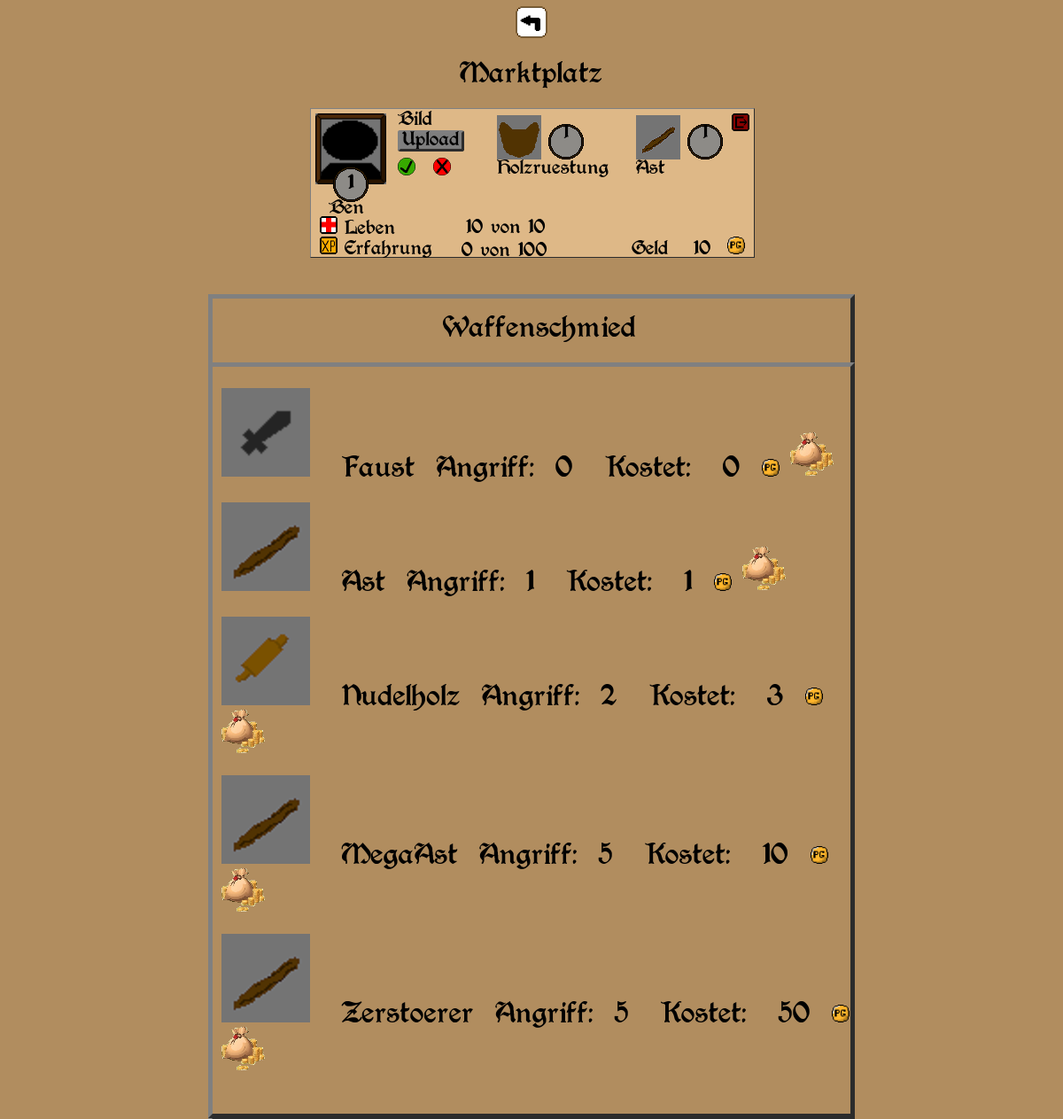
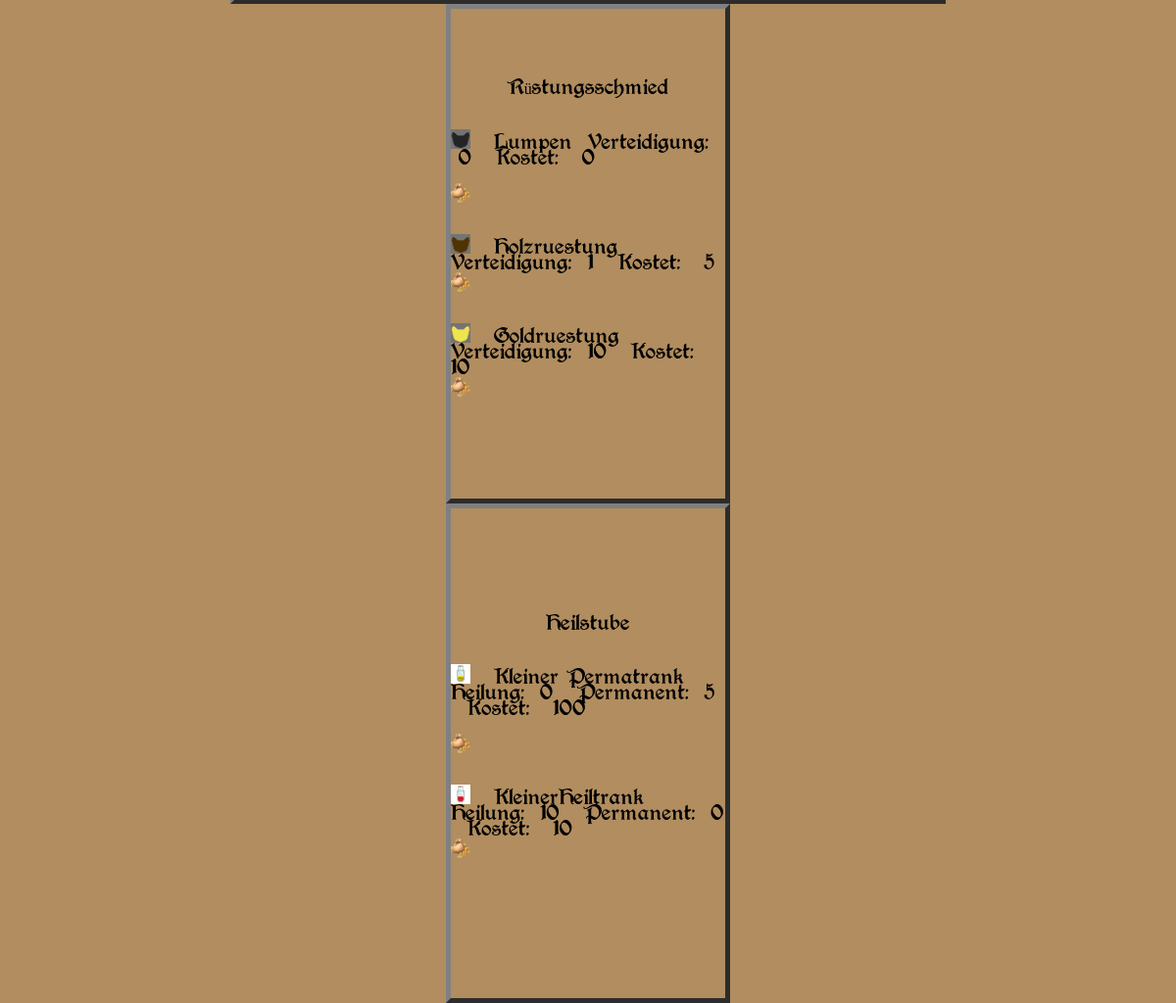
The page /marktplatz.php (signed in) on the database its author committed (2 pictures, top to bottom).
### tables this page shows
CREATE TABLE `spieler` (
  `spielername` varchar(30) NOT NULL,
  `lvl` int(11) NOT NULL,
  `erfahrung` int(11) NOT NULL,
  `geld` int(11) NOT NULL,
  `leben` int(11) NOT NULL,
  `maxleben` int(11) NOT NULL,
  `angriff` int(11) NOT NULL,
  `waffenid` int(11) DEFAULT NULL,
  `ruestungsid` int(11) DEFAULT NULL,
  `spielerbildpfad` text,
  `rechte` text,
  `gesperrt` int(1) NOT NULL
);

CREATE TABLE `ruestung` (
  `ruestungsid` int(11) NOT NULL,
  `ruestungsname` text NOT NULL,
  `ruestungswert` int(11) NOT NULL,
  `geldwert` int(11) NOT NULL,
  `ruestungsbildpfad` text NOT NULL
);

CREATE TABLE `waffen` (
  `waffenid` int(11) NOT NULL,
  `waffenname` text NOT NULL,
  `waffenwert` int(11) NOT NULL,
  `geldwert` int(11) NOT NULL,
  `waffenbildpfad` text NOT NULL
);

CREATE TABLE `traenke` (
  `trankid` int(11) NOT NULL,
  `trankname` text NOT NULL,
  `trankwert` int(11) NOT NULL,
  `trankwertpermanent` int(11) NOT NULL,
  `geldwert` int(11) NOT NULL,
  `trankbildpfad` text NOT NULL
);

### funktionen.php (the view, shortened to what this page needs)
<?php
$newClass = new DBAktionen();
class DBAktionen
{
	function SpielerLesen($connection, $var, $player)
	{
		$select = $connection->prepare("SELECT " . $var . " FROM spieler WHERE spielername = ?");
		$select->bind_param("s", $player);
		$select->execute();
		$result = $select->get_result();
		$row = $result->fetch_assoc();
		return $row["" . $var . ""];
	}
	function SpielerWaffenStatsLesen($connection, $feld, $id)
	{
		$select = $connection->prepare("SELECT " . $feld . " FROM waffen WHERE waffenid = ?");
		$select->bind_param("i", $id);
		$select->execute();
		$result = $select->get_result();
		$row = $result->fetch_assoc();
		return $row["" . $feld . ""];
	}
	function SpielerRuestungsStatsLesen($connection, $feld, $id)
	{
		$select = $connection->prepare("SELECT " . $feld . " FROM ruestung WHERE ruestungsid = ?");
		$select->bind_param("i", $id);
		$select->execute();
		$result = $select->get_result();
		$row = $result->fetch_assoc();
		return $row["" . $feld . ""];
	}
	function MAXErfahrung($connection, $player)
	{
		$select = $connection->prepare("SELECT lvl FROM spieler WHERE spielername = ?");
		$select->bind_param("s", $player);
		$select->execute();
		$result = $select->get_result();
		$row = $result->fetch_assoc();
		echo (($row["lvl"]) * 100);
	}
	function BildLesen($connection, $field, $tabellen, $id, $spielername)
	{
		$select = $connection->prepare("SELECT " . $field . " FROM spieler," . $tabellen . "
		WHERE spielername = ?
		AND spieler." . $id . " = " . $tabellen . "." . $id . "");
		$select->bind_param("s", $spielername);
		$select->execute();
		$result = $select->get_result();
		if ($result->num_rows == 1) {
			$row = $result->fetch_assoc();
			$idtemp = $row['' . $field . ''];
			echo $idtemp;
		}
	}
	function AlleWaffenLesen($connection)
	{
		$select = $connection->prepare("SELECT waffenbildpfad, waffenid, waffenname, waffenwert, geldwert FROM waffen");
		$select->execute();
		$result = $select->get_result();
		while ($row = $result->fetch_array()) {
			echo ("<img src=" . ($row['waffenbildpfad']) . "" . " width=\"100\" height=\"100\"> &nbsp
			" . $row['waffenname'] . "&nbsp Angriff: &nbsp" . $row['waffenwert'] . "
			 &nbsp Kostet: &nbsp " . $row['geldwert'] . " &nbsp<img src=\"Bilder/Geld.png\" width=\"20\" height=\"20\"
			 <form action=\"marktplatz.php\" method=\"POST\">
			 <input type=\"hidden\" name=\"waffenid\" value=\"" . $row['waffenid'] . "\" />
			 <input type=\"image\" src=\"/Bilder/Geldsack.png\" width=\"50\" height=\"50\">
			 </form><br><br>");
		}
	}
	function AlleRüstungenLesen($connection)
	{
		$select = $connection->prepare("SELECT ruestungsbildpfad, ruestungsid, ruestungsname, ruestungswert, geldwert FROM ruestung");
		$select->execute();
		$result = $select->get_result();
		while ($row = $result->fetch_array()) {
			echo ("<img src=" . ($row['ruestungsbildpfad']) . "> &nbsp
			" . $row['ruestungsname'] . "&nbsp Verteidigung: &nbsp" . $row['ruestungswert'] . "
			 &nbsp Kostet: &nbsp " . $row['geldwert'] . "&nbsp
			 <form action=\"marktplatz.php\" method=\"POST\">
			 <input type=\"hidden\" name=\"ruestungsid\" value=\"" . $row['ruestungsid'] . "\" />
			 <input type=\"image\" src=\"/Bilder/Geldsack.png\" width=\"20\" height=\"20\">
			 </form><br>");
		}
	}
	function AlleTraenkeLesen($connection)
	{
		$select = $connection->prepare("SELECT trankbildpfad, trankid, trankname, trankwert,trankwertpermanent, geldwert FROM traenke");
		$select->execute();
		$result = $select->get_result();
		while ($row = $result->fetch_array()) {
			echo ("<img src=" . ($row['trankbildpfad']) . "> &nbsp
			" . $row['trankname'] . "&nbsp Heilung: &nbsp" . $row['trankwert'] . "
			 &nbsp Permanent: &nbsp" . $row['trankwertpermanent'] . "
			 &nbsp Kostet: &nbsp " . $row['geldwert'] . "&nbsp
			 <form action=\"marktplatz.php\" method=\"POST\">
			 <input type=\"hidden\" name=\"trankid\" value=\"" . $row['trankid'] . "\" />
			 <input type=\"image\" src=\"/Bilder/Geldsack.png\" width=\"20\" height=\"20\">
			 </form><br>");
		}
	}
}

### marktplatz.php (shortened to what this page needs)
<?php
include("funktionen.php");
?>
<html>
<head>
    <link rel="stylesheet" type="text/css" href="rpgstyle.css" />
</head>
<div class="Zurückbutton">
    <a href="/rpg.php"><img src="Bilder/Zurückbutton.png" /></a>
</div>
<div class="Überschrift">
    <p>Marktplatz</p>
</div>
<div class="NavigationMarktplatz">
    <div class="SpielerInfoContainer">
        <div class="Avatarbild">
            <img class="Spielerbildrahmen" src="/Bilder/Rahmen.png" />
            <img id="LvLPlakette" class="Plakette" src="/Bilder/LvL_Plakette.png" />
            <div class="LvL">
                <p><?php echo $newClass->SpielerLesen($connection, "lvl", $_SESSION["Spieler"]) ?></p>
            </div>
            <div class="Bildupload">
                <form id="inputform" action="./funktionen.php" method="POST" enctype="multipart/form-data">
                    <label>Bild</label><br>
                    <label for="bild-hochladen" class="Angepasster-Input">Upload</label><br>
                    <input id="subbtn" class="Avatarbutton" type="image" src="/Bilder/Haken.png" />
                    <button type="reset" style="border: 0; background: transparent">
                        <img class="Avatarbutton" src="/Bilder/X.png" />
                    </button>
                </form>
            </div>
        </div>
        <div class="Ausruestung">
            <div class="RuestungContainer">
                <img class="Ruestungsbild" src="<?php $newClass->BildLesen($connection, "ruestungsbildpfad", "ruestung", "ruestungsid", $_SESSION["Spieler"]); ?>" width="50" height="50">
                <img id="RuestungsPlakette" class="Plakette" src="/Bilder/LvL_Plakette.png" />
                <div class="ruestungswert">
                    <p><?php echo $newClass->SpielerRuestungsStatsLesen($connection, "ruestungswert", $newClass->SpielerLesen($connection, "ruestungsid", $_SESSION["Spieler"])) ?></p>
                </div>
                <div class="Ruestungsname"><?php $newClass->BildLesen($connection, "ruestungsname", "ruestung", "ruestungsid", $_SESSION["Spieler"]); ?></div>
            </div>
            <div class="WaffenCont">
                <img class="Waffenbild" src="<?php $newClass->BildLesen($connection, "waffenbildpfad", "waffen", "waffenid", $_SESSION["Spieler"]); ?>" width="50" height="50">
                <img id="RuestungsPlakette" class="Plakette" src="/Bilder/LvL_Plakette.png" />
                <div class="waffenwert">
                    <p><?php echo $newClass->SpielerWaffenStatsLesen($connection, "waffenwert", $newClass->SpielerLesen($connection, "waffenid", $_SESSION["Spieler"])) ?></p>
                </div>
                <div class="Waffenname"><?php $newClass->BildLesen($connection, "waffenname", "waffen", "waffenid", $_SESSION["Spieler"]); ?></div>
            </div>
        </div>
        <div class="Stats">
            <p id="spielername"><?php echo $_SESSION["Spieler"]; ?></p><br>
            <img src="Bilder/Leben.png">
            <label>Leben</label>
            <p id="leben"><?php echo $newClass->SpielerLesen($connection, "leben", $_SESSION["Spieler"]) ?>&nbspvon&nbsp<?php echo $newClass->SpielerLesen($connection, "maxleben", $_SESSION["Spieler"]) ?> </p><br>
            <img src="Bilder/XP.png">
            <label>Erfahrung</label>
            <p id="erfahrung"><?php echo $newClass->SpielerLesen($connection, "erfahrung", $_SESSION["Spieler"]) ?>&nbspvon&nbsp<?php $newClass->MAXErfahrung($connection, $_SESSION["Spieler"]) ?></p>
            <div id="geldcontainer">
                <label>Geld</label>
                <p id="geld"><?php echo $newClass->SpielerLesen($connection, "geld", $_SESSION["Spieler"]) ?></p>
                <img src="Bilder/Geld.png">
            </div>
            <div class="form">
                <form action="/rpglogin.php" method="POST">
                    <input type="image" src="/Bilder/Ausloggen.png" name="action" value="Ausloggen" />
                </form>
            </div>
        </div>
    </div>
</div>
<div class="WaffenContainer">
    <p class="Überschrift">Waffenschmied</p>
    <div class="Waffenliste">
        <p><?php $newClass->AlleWaffenLesen($connection) ?></p>
    </div>
</div>
<div class="RuestungsContainer">
    <p>Rüstungsschmied</p>
    <div class="Ruestungsliste">
        <p><?php $newClass->AlleRüstungenLesen($connection) ?></p>
    </div>
</div>
<div class="HeilstubeContainer">
    <p>Heilstube</p>
    <div class="Heiltrankliste">
        <p><?php $newClass->AlleTraenkeLesen($connection) ?></p>
    </div>
</div>
</html>

### rpgstyle.css (style rules this page uses)
.SpielerInfoContainer { width: 100%; height:auto; margin-left:0; margin-right:auto; display:flex; position: relative; flex-direction:column; border: 1px outset grey; background-color: burlywood; }
.Avatarbild { width:200px; height:auto; margin-top: 1%; margin-left:1%; position: relative; background-color: burlywood; }
.LvL { width:40px; height:40px; display: flex; bottom:-20px; left:20px; position: absolute; z-index:3; justify-content: center; vertical-align: auto; align-items: center; }
.LvL p { font-weight: bold; }
.Spielerbildrahmen { widows: 80px; height:80px; position: absolute; z-index:1; }
#LvLPlakette { position: absolute; bottom:-20px; left:20px; }
.Plakette { width:40px; height:40px; z-index:2; }
.Bildupload { top:0; left:90px; position: absolute; }
.Bildupload label { color:rgb(0, 0, 0); margin:3px; }
.Angepasster-Input { border: 1px solid #ccc; display: inline-block; padding: 1px 2px; cursor: pointer; background-color: rgb(126, 126, 126); color:rgb(0, 0, 0); border: 3px outset grey; border-radius: 3px; margin:3px; }
.Avatarbutton { width: 20px; height: 20px; margin:3px; }
.Ausruestung { width: 300px; height: 80px; top:0%; right:0%; margin-right: 1%; margin-top: 1%; position: absolute; }
.RuestungContainer { top:3%; left:5%; position: absolute; }
.ruestungswert { width:40px; height:40px; display: flex; bottom:28px; left:58px; position: absolute; z-index:3; justify-content: center; vertical-align: auto; align-items: center; }
.WaffenCont { top:3%; right:10%; position: absolute; }
.waffenwert { width:40px; height:40px; display: flex; bottom:28px; left:58px; position: absolute; z-index:3; justify-content: center; vertical-align: auto; align-items: center; }
.Stats { width: 100%; height:auto; margin-top: 20px; }
.Stats p { display: inline; margin-left: 20px; }
.Stats img { width:20px; height:20px; margin-left:10px; }
#geldcontainer { right:10; bottom: 0; position: absolute; }
#leben { left:155px; bottom: 8px; position: absolute; }
#erfahrung { left:150px; bottom: -18px; position: absolute; }
.form { width: 20px; height:20px; top: 5px; right:5px; position: absolute; }
.form input { width: 20px; height: 20px; }
.NavigationMarktplatz { min-width: 500px; max-width: 500px; height: 200px; margin-left:auto; margin-right: auto; margin-top: 10px; margin-bottom: 10px; }
.Überschrift { width:200px; height:auto; margin-left:auto; margin-right:auto; font-size: 24px; text-align: center; }
.WaffenContainer { width: 60%; height: auto; margin-top:10px; margin-left:auto; margin-right:auto; display:flex; align-items:center; justify-content:center; flex-direction:column; border: 5px outset grey; }
.Waffenliste { width: 100%; height: 50%; border: 5px outset grey; font-size: 24px; margin-bottom: 0; }
.Waffenliste p { margin-left: 10px; }
.Waffenliste input { position: relative; right:0px; }
.RuestungsContainer { width: 280px; height:500px; margin-left:auto; margin-right:auto; display:flex; position: relative; align-items:center; justify-content:center; flex-direction:column; border: 5px outset grey; }
.RuestungsContainer img { width: 20px; height: 20px; }
.HeilstubeContainer { width: 280px; height:500px; margin-left:auto; margin-right:auto; display:flex; position: relative; align-items:center; justify-content:center; flex-direction:column; border: 5px outset grey; }
.HeilstubeContainer img { width: 20px; height: 20px; }
.Zurückbutton img { width:50px; height: 50px; margin-left:auto; margin-right:auto; display:block; }

### rows shown on the page
spieler: lvl "1", ruestungsid "1", waffenid "1", leben "10", maxleben "10", erfahrung "0", ($row['lvl'])*100 "100", geld "10"
ruestung: ruestungsbildpfad (picture), ruestungsname "Holzruestung", ruestungswert "1", geldwert "5"
waffen: waffenbildpfad (picture), waffenname "Ast", waffenwert "1", geldwert "1"
waffen: waffenbildpfad (placeholder picture), waffenname "Faust", waffenwert "0", geldwert "0"
waffen: waffenbildpfad (picture), waffenname "Nudelholz", waffenwert "2", geldwert "3"
waffen: waffenbildpfad (picture), waffenname "MegaAst", waffenwert "5", geldwert "10"
waffen: waffenbildpfad (picture), waffenname "Zerstoerer", waffenwert "5", geldwert "50"
ruestung: ruestungsbildpfad (placeholder picture), ruestungsname "Lumpen", ruestungswert "0", geldwert "0"
ruestung: ruestungsbildpfad (picture), ruestungsname "Goldruestung", ruestungswert "10", geldwert "10"
traenke: trankbildpfad (picture), trankname "Kleiner Permatrank", trankwert "0", trankwertpermanent "5", geldwert "100"
traenke: trankbildpfad (picture), trankname "KleinerHeiltrank", trankwert "10", trankwertpermanent "0", geldwert "10"

### other values the page prints
$_SESSION["Spieler"] "Ben"
